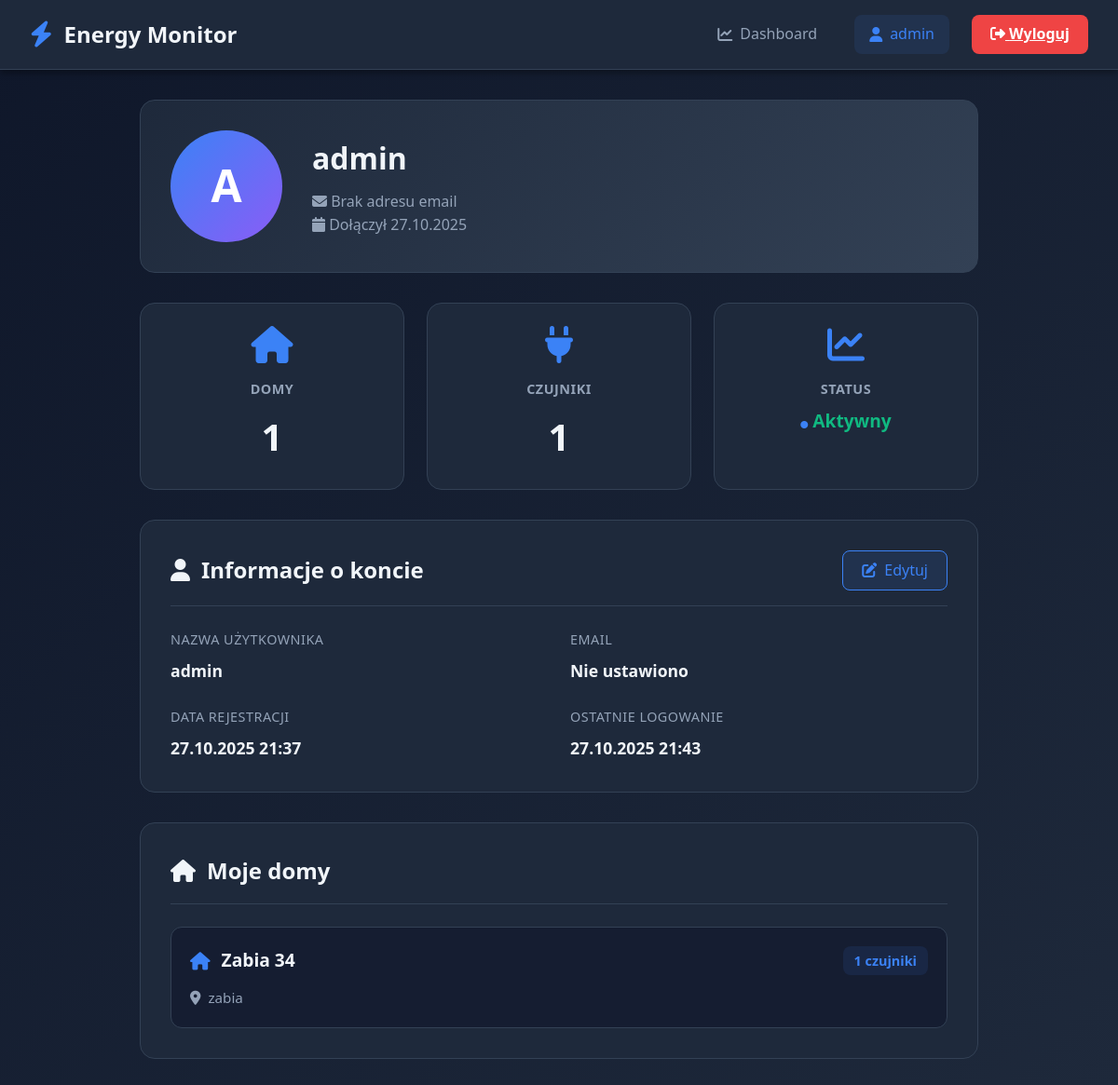
/profile/ (signed in), run on the app's committed database.
### sensors/models.py (models this page shows, shortened)
class House(models.Model):
    user = models.ForeignKey(User, on_delete=models.CASCADE, related_name='houses')
    name = models.CharField(max_length=100, verbose_name="Nazwa")
    address = models.CharField(max_length=255, blank=True, verbose_name="Adres")
    created_at = models.DateTimeField(auto_now_add=True, verbose_name="Data utworzenia")
    price_per_kwh = models.FloatField(default=0.80, verbose_name="Cena za kWh [PLN]")
    class Meta:
        verbose_name = "Dom"
        verbose_name_plural = "Domy"
        ordering = ['name']

### sensors/views.py (the view)
# urls.py: path('profile/', profile, name='profile'),
@login_required
def profile(request):
    houses = House.objects.filter(user=request.user).prefetch_related('sensors')
    total_sensors = sum(house.sensors.count() for house in houses)
    context = {
        'houses': houses,
        'total_sensors': total_sensors,
    }
    return render(request, 'profile.html', context)

### templates/profile.html (shortened to what this page needs)
{% extends 'base.html' %}
{% block content %}
<div class="profile-container">
  <div class="profile-header">
    <div class="profile-avatar">
      {{ user.username|first|upper }}
    </div>
    <div class="profile-info">
      <h1>{{ user.username }}</h1>
      <p><i class="fas fa-envelope"></i> {{ user.email|default:"Brak adresu email" }}</p>
      <p><i class="fas fa-calendar"></i> Dołączył {{ user.date_joined|date:"d.m.Y" }}</p>
    </div>
  </div>
  <div class="profile-stats">
    <div class="stat-box">
      <i class="fas fa-home"></i>
      <h3>Domy</h3>
      <div class="value">{{ houses|length }}</div>
    </div>
    <div class="stat-box">
      <i class="fas fa-plug"></i>
      <h3>Czujniki</h3>
      <div class="value">{{ total_sensors }}</div>
    </div>
    <div class="stat-box">
      <i class="fas fa-chart-line"></i>
      <h3>Status</h3>
      <div class="value" style="font-size: 1.2rem; color: #10b981;">
        <i class="fas fa-circle" style="font-size: 0.5rem;"></i> Aktywny
      </div>
    </div>
  </div>
  <div class="profile-section">
    <div class="section-header">
      <h2><i class="fas fa-user"></i> Informacje o koncie</h2>
      <a href="#" class="btn-edit">
        <i class="fas fa-edit"></i> Edytuj
      </a>
    </div>
    <div class="info-grid">
      <div class="info-item">
        <span class="info-label">Nazwa użytkownika</span>
        <span class="info-value">{{ user.username }}</span>
      </div>
      <div class="info-item">
        <span class="info-label">Email</span>
        <span class="info-value">{{ user.email|default:"Nie ustawiono" }}</span>
      </div>
      <div class="info-item">
        <span class="info-label">Data rejestracji</span>
        <span class="info-value">{{ user.date_joined|date:"d.m.Y H:i" }}</span>
      </div>
      <div class="info-item">
        <span class="info-label">Ostatnie logowanie</span>
        <span class="info-value">{{ user.last_login|date:"d.m.Y H:i"|default:"Nigdy" }}</span>
      </div>
    </div>
  </div>
  <div class="profile-section">
    <div class="section-header">
      <h2><i class="fas fa-home"></i> Moje domy</h2>
    </div>
    {% if houses %}
      <div class="houses-list">
        {% for house in houses %}
          <div class="house-item">
            <div class="house-item-header">
              <div class="house-name">
                <i class="fas fa-home"></i>
                {{ house.name }}
              </div>
              <span class="sensor-count">
                {{ house.sensors.count }} czujnik{{ house.sensors.count|pluralize:"i,ów" }}
              </span>
            </div>
            {% if house.address %}
              <div class="house-address">
                <i class="fas fa-map-marker-alt"></i>
                {{ house.address }}
              </div>
            {% endif %}
          </div>
        {% endfor %}
      </div>
    {% else %}
      <p style="text-align: center; color: #94a3b8; padding: 2rem;">
        <i class="fas fa-inbox" style="font-size: 3rem; display: block; margin-bottom: 1rem; opacity: 0.5;"></i>
        Nie masz jeszcze przypisanych domów. Skontaktuj się z administratorem.
      </p>
    {% endif %}
  </div>
</div>
{% endblock %}

### templates/base.html (shortened to what this page needs)
<!DOCTYPE html>
<html lang="pl">
<head>
  <link rel="stylesheet" href="https://cdnjs.cloudflare.com/ajax/libs/font-awesome/6.4.0/css/all.min.css">
</head>
<body>
  {% if user.is_authenticated %}
  <nav class="navbar">
    <div class="navbar-content">
      <a href="{% url 'dashboard' %}" class="navbar-brand">
        <i class="fas fa-bolt"></i>
        Energy Monitor
      </a>
      <div class="navbar-menu">
        <a href="{% url 'dashboard' %}" class="nav-link {% if request.path == '/dashboard/' %}active{% endif %}">
          <i class="fas fa-chart-line"></i>
          Dashboard
        </a>
        <a href="{% url 'profile' %}" class="nav-link {% if request.path == '/profile/' %}active{% endif %}">
          <i class="fas fa-user"></i>
          {{ user.username }}
        </a>
        <a href="{% url 'logout' %}" class="btn-logout">
          <i class="fas fa-sign-out-alt"></i>
          Wyloguj
        </a>
      </div>
    </div>
  </nav>
  {% endif %}
  <div class="container">
    {% block content %}{% endblock %}
  </div>
</body>
</html>

### templates/base.html (style rules this page uses)
* { margin: 0; padding: 0; box-sizing: border-box; }
:root { --bg-primary: #0f172a; --bg-secondary: #1e293b; --bg-tertiary: #334155; --text-primary: #f1f5f9; --text-secondary: #94a3b8; --accent: #3b82f6; --accent-hover: #2563eb; --success: #10b981; --warning: #f59e0b; --danger: #ef4444; --border: #334155; --shadow: rgba(0, 0, 0, 0.3); }
body { font-family: 'Segoe UI', Tahoma, Geneva, Verdana, sans-serif; background: linear-gradient(135deg, #0f172a 0%, #1e293b 100%); color: var(--text-primary); min-height: 100vh; line-height: 1.6; }
.navbar { background: var(--bg-secondary); border-bottom: 1px solid var(--border); padding: 1rem 2rem; position: sticky; top: 0; z-index: 1000; backdrop-filter: blur(10px); box-shadow: 0 4px 6px var(--shadow); }
.navbar-content { max-width: 1400px; margin: 0 auto; display: flex; justify-content: space-between; align-items: center; }
.navbar-brand { display: flex; align-items: center; gap: 0.75rem; font-size: 1.5rem; font-weight: 700; color: var(--text-primary); text-decoration: none; transition: transform 0.3s ease; }
.navbar-brand i { color: var(--accent); font-size: 1.75rem; }
.navbar-menu { display: flex; gap: 1.5rem; align-items: center; }
.nav-link { color: var(--text-secondary); text-decoration: none; padding: 0.5rem 1rem; border-radius: 0.5rem; transition: all 0.3s ease; display: flex; align-items: center; gap: 0.5rem; }
.nav-link.active { color: var(--accent); background: rgba(59, 130, 246, 0.1); }
.btn-logout { background: var(--danger); color: white; border: none; padding: 0.5rem 1.25rem; border-radius: 0.5rem; cursor: pointer; transition: all 0.3s ease; font-weight: 600; }
.container { max-width: 1400px; margin: 2rem auto; padding: 0 2rem; }

### data on the page
House: name "Zabia 34", sensors.count "1", address "zabia"

### other printed values
{{ user.username }} "admin"
{{ user.username|first|upper }} "A"
{{ user.email|default:"Brak adresu email" }} "Brak adresu email"
{{ user.date_joined|date:"d.m.Y" }} "27.10.2025"
{{ houses|length }} "1"
{{ total_sensors }} "1"
{{ user.email|default:"Nie ustawiono" }} "Nie ustawiono"
{{ user.date_joined|date:"d.m.Y H:i" }} "27.10.2025 21:37"
{{ user.last_login|date:"d.m.Y H:i"|default:"Nigdy" }} "27.10.2025 21:43"
